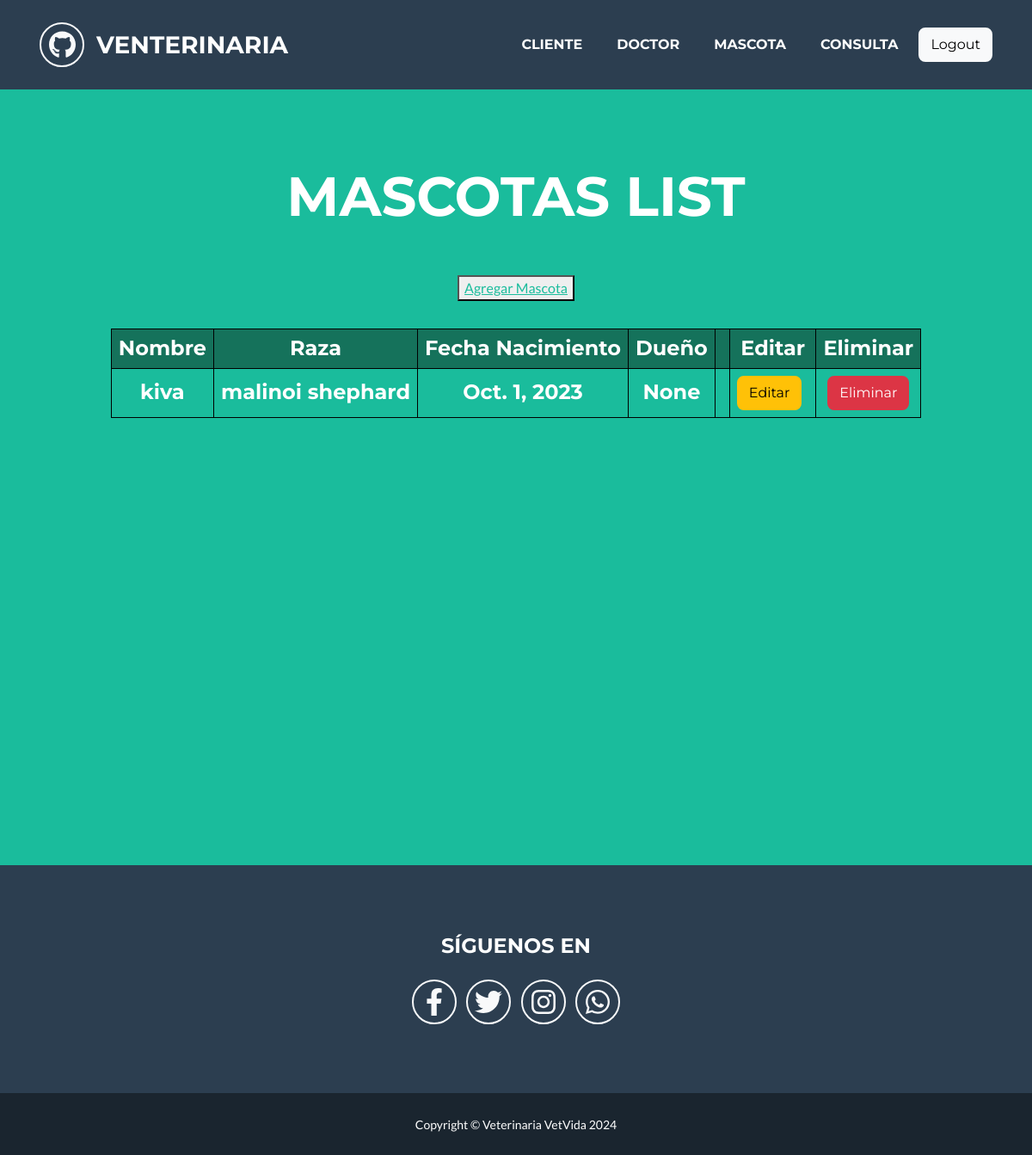
/mascotas/list (signed in), run on an earlier commit of the app's database.
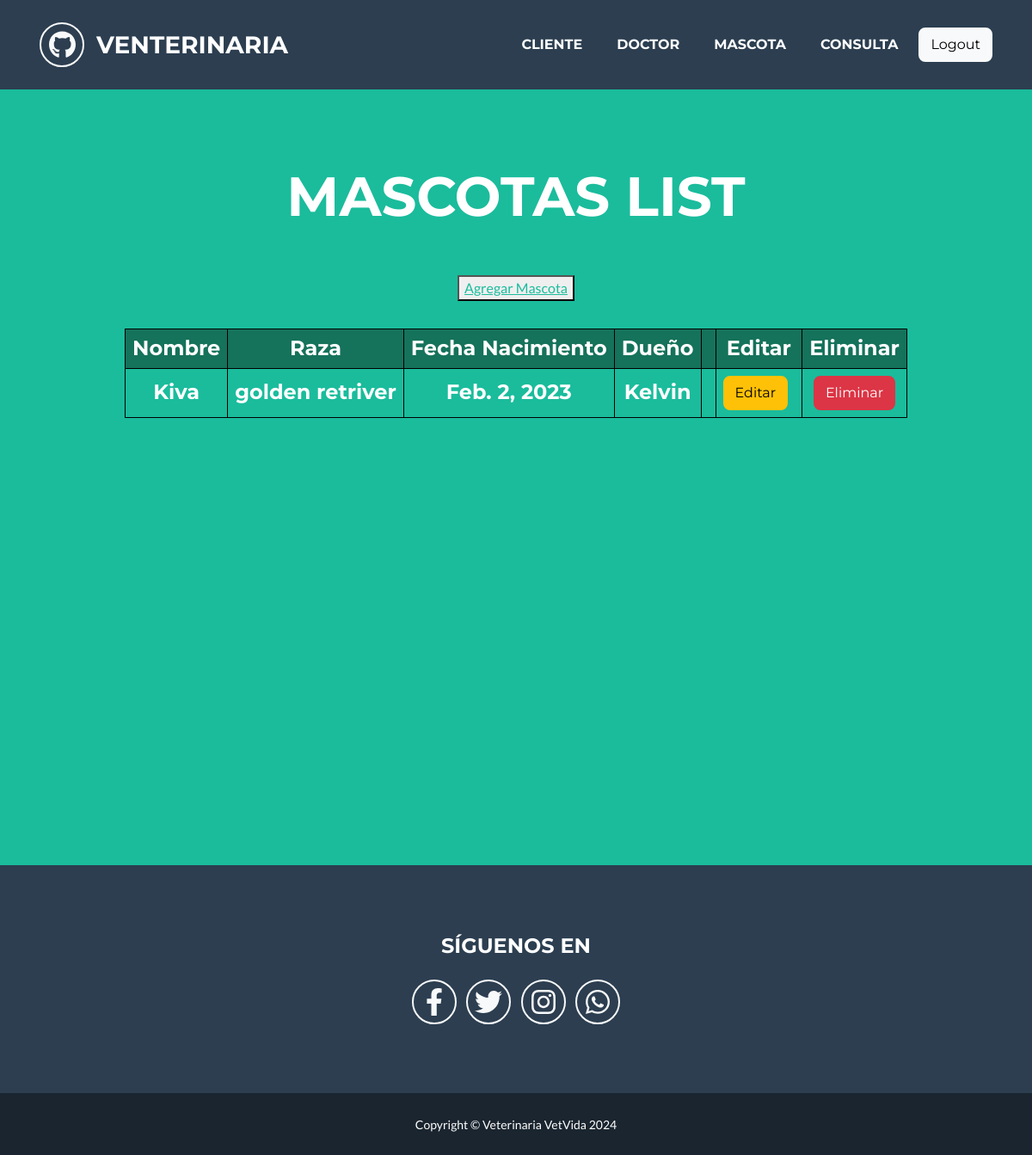
And on a later commit of the database.
### apps/core/models.py (models this page shows, shortened)
class Mascota(models.Model):
    nombreMascota = models.CharField(max_length=100, null=False, blank=False)
    razaMascota = models.CharField(max_length=100, null=False, blank=False)
    descripcionMascota = models.CharField(max_length=100, null=True, blank=True)
    fechanacimientoMascota = models.DateField(null=False, blank=False)
    nombreDueno = models.ForeignKey(Cliente, null=True, blank=True, on_delete = models.CASCADE)
    class Model:
        verbose_name = "mascota"
        verbose_name_plural = "mascotas"

class Cliente(models.Model):
    nombreCliente = models.CharField(max_length=100, null=False, blank=False)
    apellidoCliente = models.CharField(max_length=100, null=False, blank=False)
    emailCliente = models.EmailField(max_length=100, null=True, blank=True)
    tipoCliente = models.ForeignKey(TipoCliente, null=True, blank=True, on_delete = models.CASCADE)
    direccionCliente = models.CharField(max_length=100, null=True, blank=True)
    edadCliente = models.IntegerField(null=True, blank=True)
    def __str__(self):
        return f"{self.nombreCliente}"
    class Model:
        verbose_name = "cliente"
        verbose_name_plural = "clientes"

### apps/core/views.py (the view)
# urls.py: path('mascotas/list', views.MascotaListView.as_view(), name='mascotas_list'),
class MascotaListView(LoginRequiredMixin, ListView):
    model = Mascota
    template_name = 'core/mascotas_list.html'

### apps/core/templates/core/mascotas_list.html
{% extends 'core/base.html' %}
{% block content %}
    <header style="padding-top: calc(6rem + 104px); padding-bottom: 32rem;" class="masthead bg-primary text-white text-center" >
        <div class="container d-flex align-items-center flex-column">
            <h2 class="masthead-heading text-uppercase mb-0">Mascotas List</h2>
            <button style="margin-top: 4rem;"><a href="{% url 'mascotas_form' %}"> Agregar Mascota</a></button>
            <h4 style="margin-top: 2rem; max-width: 1000px;">
                <table style="border-collapse: collapse; width: 100%; border: 1px solid black;">
                    <thead>
                        <tr style="border: 1px solid black; background-color: #15725b;">
                            <th style="border: 1px solid black; padding: 8px;">Nombre</th>
                            <th style="border: 1px solid black; padding: 8px;">Raza</th>
                            <th style="border: 1px solid black; padding: 8px;">Fecha Nacimiento</th>
                            <th style="border: 1px solid black; padding: 8px;">Dueño</th>
                            <th style="border: 1px solid black; padding: 8px;"></th>
                            <th style="border: 1px solid black; padding: 8px;">Editar</th>
                            <th style="border: 1px solid black; padding: 8px;">Eliminar</th>
                        </tr>
                    </thead>
                    <tbody>
                        {% for x in object_list %}
                        <tr style="border: 1px solid black;">
                            <td style="border: 1px solid black; padding: 8px;">{{ x.nombreMascota }}</td>
                            <td style="border: 1px solid black; padding: 8px;">{{ x.razaMascota }}</td>
                            <td style="border: 1px solid black; padding: 8px;">{{ x.fechanacimientoMascota }}</td>
                            <td style="border: 1px solid black; padding: 8px;">{{ x.nombreDueno }}</td>
                            <td style="border: 1px solid black; padding: 8px;"></td>
                            <td style="border: 1px solid black; padding: 8px;">
                                <a href="{% url 'mascotas_update' x.id %}" class="btn btn-warning me-2">Editar</a>
                            </td>
                            <td style="border: 1px solid black; padding: 8px;">
                                <a href="{% url 'mascotas_delete' x.id %}" class="btn btn-danger">Eliminar</a>
                            </td>
                        </tr>
                        {% endfor %}
                    </tbody>
                </table>
            </h4>
        </div>
    </header>
{% endblock content %}

### apps/core/templates/core/base.html (shortened to what this page needs)
{% load static %}
<!DOCTYPE html>
<html lang="en">
    <head>
        <link href="{% static 'core/css/styles.css' %}" rel="stylesheet" />
    </head>
    <body id="page-top">
        <nav class="navbar navbar-expand-lg bg-secondary text-uppercase fixed-top" id="mainNav">
            <div class="container">
                <a class="btn btn-outline-light btn-social mx-1" href="https://github.com/cosyfps" target="_blank"><i class="fab fa-fw fa-github"></i></a>
                <a class="navbar-brand" href="{% url 'index' %}">Venterinaria</a>
                <div class="collapse navbar-collapse" id="navbarResponsive">
                    <ul class="navbar-nav ms-auto">
                        <li class="nav-item mx-0 mx-lg-1"><a class="nav-link py-3 px-0 px-lg-3 rounded" href="{% url 'clientes_list' %}">Cliente</a></li>
                        <li class="nav-item mx-0 mx-lg-1"><a class="nav-link py-3 px-0 px-lg-3 rounded" href="{% url 'doctores_list' %}">Doctor</a></li>
                        <li class="nav-item mx-0 mx-lg-1"><a class="nav-link py-3 px-0 px-lg-3 rounded" href="{% url 'mascotas_list' %}">Mascota</a></li>
                        <li class="nav-item mx-0 mx-lg-1"><a class="nav-link py-3 px-0 px-lg-3 rounded" href="{% url 'consultas_list' %}">Consulta</a></li>
                        <li class="nav-item mx-0 mx-lg-1" style="margin-top: 0.5rem;">
                            <form action="{% url 'logout' %}" method="POST">
                                <button type="submit" class="btn btn-light">Logout</button>
                            </form>
                        </li>
                    </ul>
                </div>
            </div>
        </nav>
        {% block content %}
        {% endblock content %}
        <footer class="footer text-center">
            <div class="container">
                <div class="row">
                    <div class="col-lg-4"></div>
                    <div class="col-lg-4 mb-5 mb-lg-0">
                        <h4 class="text-uppercase mb-4">Síguenos en</h4>
                        <a class="btn btn-outline-light btn-social mx-1" href="https://www.facebook.com/?locale=es_LA" target="_blank"><i class="fab fa-fw fa-facebook-f"></i></a>
                        <a class="btn btn-outline-light btn-social mx-1" href="https://twitter.com/?lang=es" target="_blank"><i class="fab fa-fw fa-twitter"></i></a>
                        <a class="btn btn-outline-light btn-social mx-1" href="https://www.instagram.com/" target="_blank"><i class="fab fa-fw fa-instagram"></i></a>
                        <a class="btn btn-outline-light btn-social mx-1" href="https://wa.me/123456789" target="_blank"><i class="fab fa-whatsapp"></i></a>
                    </div>
                </div>
            </div>
        </footer>
        <div class="copyright py-4 text-center text-white">
            <div class="container"><small>Copyright &copy; Veterinaria VetVida 2024</small></div>
        </div>
    </body>
</html>

### apps/core/templates/core/base.html (style rules this page uses)
.navbar-brand { padding-top: var(--bs-navbar-brand-padding-y); padding-bottom: var(--bs-navbar-brand-padding-y); margin-right: var(--bs-navbar-brand-margin-end); margin-left: 10px; font-size: var(--bs-navbar-brand-font-size); color: var(--bs-navbar-brand-color); text-decoration: none; white-space: nowrap; }
.btn-social { border-radius: 100%; display: inline-flex; width: 3.25rem; height: 3.25rem; font-size: 2rem; justify-content: center; align-items: center; }
.masthead { padding-top: calc(6rem + 104px); padding-bottom: 24rem; }
.bg-primary { --bs-bg-opacity: 1; background-color: #1abc9c !important; }

What changed in the data, as far as the page shows it:
removed Mascota: nombreMascota "kiva", razaMascota "malinoi shephard", fechanacimientoMascota "Oct. 1, 2023", nombreDueno "None"
added Mascota: nombreMascota "Kiva", razaMascota "golden retriver", fechanacimientoMascota "Feb. 2, 2023", nombreDueno "Kelvin"
